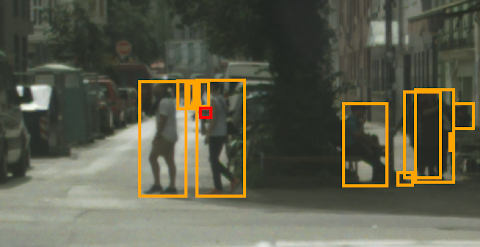
#> input picture figures/small-bbox-example-zoom-in.png, 480 x 247 px
$ jupyter execute --allow-errors AnchorBoxes.ipynb
#> lines starting #> are read from the running program, lines starting #| are printed output that depends on the picture
# Anchor boxes

[cell 1]
import scipy.io
from PIL import Image
import numpy as np
import matplotlib.pyplot as plt
import matplotlib.patches as patches
import os
import pandas as pd
from sklearn.cluster import KMeans
import itertools
from scipy.stats import norm

## Data

We first inspect the data so we can define the anchor boxes:

[cell 2]
imgs_path = '/home/marko/data/cityscapes/leftImg8bit_trainvaltest/leftImg8bit/train/'
anno_path = '/home/marko/data/citypersons/'

[cell 3]
def get_annotations(anno_path):
    ''' Prepares data - only train data for now, by
    transforming annotations from .mat format to a dictionary.
    '''

    anno_train = scipy.io.loadmat(anno_path + 'anno_train.mat')
    anno_train = anno_train['anno_train_aligned']

    d = {}
    for i in range(anno_train[0].shape[0]):
        # extract data from the annotations matrix
        city_name = anno_train[0, i][0][0][0][0]
        img_name = anno_train[0, i][0][0][1][0]

        bboxes = []
        for bb in anno_train[0, i][0][0][2]:
            ## format is: [class_label, x1,y1,w,h, instance_id, x1_vis, y1_vis, w_vis, h_vis]
            if bb[0] > 0:
                # [5 lines of commented-out code are left out]
                bboxes.append(bb[1:5]) # bbox = [x, y, w, h]

        d[img_name] = bboxes

    return d

#> (a cell that did not finish here is left out)

[cell 5]
## extract only images with people inside
imgs_person = []
#> (the rest of this cell did not finish here and is left out)

[cell 6]
## count the number of ground truth bounding boxes
n_bboxes = 0
for img_name in imgs_person:
    n_bboxes += len(anno_dict[img_name])

print('There are %d bounding boxes.' %(n_bboxes))

#> (a cell that did not finish here is left out)

[cell 8]
## extract all bounding boxes
n = len(imgs_person)

## include the centers and areas
all_bboxes = np.zeros((n_bboxes, 4 + 3))

i = 0
for img_name in imgs_person:
    bboxes = anno_dict[img_name]
    for bbox in bboxes:
        x, y, w, h = bbox

        cx, cy = x + w/2, y + h/2
        area = int(w) * int(h)

        all_bboxes[i] = np.array(
            [x, y, w, h, cx, cy, area])
        i += 1

all_bboxes[:5]

[cell 9]
all_bboxes_df = pd.DataFrame(all_bboxes, columns = ['x', 'y', 'w', 'h', 'cx', 'cy', 'area'])
all_bboxes_df.head()

[cell 10]
all_bboxes_df.tail()

### Small bounding boxes

[cell 11]
## what is the smallest bounding box?
all_bboxes_df['area'].min()

#> (a cell that did not finish here is left out)

[cell 13]
## double-check
min_area = 1e4
for img_name in imgs_person:
    bboxes = anno_dict[img_name]
    for bbox in bboxes:
        bbox = bbox.astype(np.uint16)
        x, y, w, h = bbox
        area = int(w) * int(h)
        if area < min_area:
            min_area = area
min_area

1 pixel size bounding box?!

[cell 14]
all_bboxes_df = all_bboxes_df.sort_values(by=['area'])
all_bboxes_df.head(5)

[cell 15]
## let's plot the first image with w = h = 1
min_i = 9603
min_j = 0
i = 0
for j in range(len(imgs_person)):
    img_name = imgs_person[j]
    bboxes = anno_dict[img_name]
    for bbox in bboxes:
        if i == min_i:
            min_j = j
        i += 1
min_j

#> (a cell that did not finish here is left out)

[cell 17]
## let's zoom in on this 1x1 bbox region
img = Image.open('../figures/small-bbox-example-zoom-in.png')
#> img is the input picture: PIL image 480x247 RGBA; mean R, G, B, A 92.8, 93, 75.6, 255

plt.rcParams['figure.figsize'] = [12, 8]
fig, ax = plt.subplots()
ax.imshow(img)

#> (the rest of this cell did not finish here and is left out)

This are most likely artefacts of image annotation tool or whatever they used when creating this dataset. We will remove too small bounding boxes that don't make sense:

[cell 18]
areas = np.array(all_bboxes_df['area'])
cutoff = 100
plt.hist(areas, bins=200, range=(0, 2*1e4), label='area')
plt.axvline(x=cutoff, color='r', label='area cutoff')
plt.legend()
plt.show()
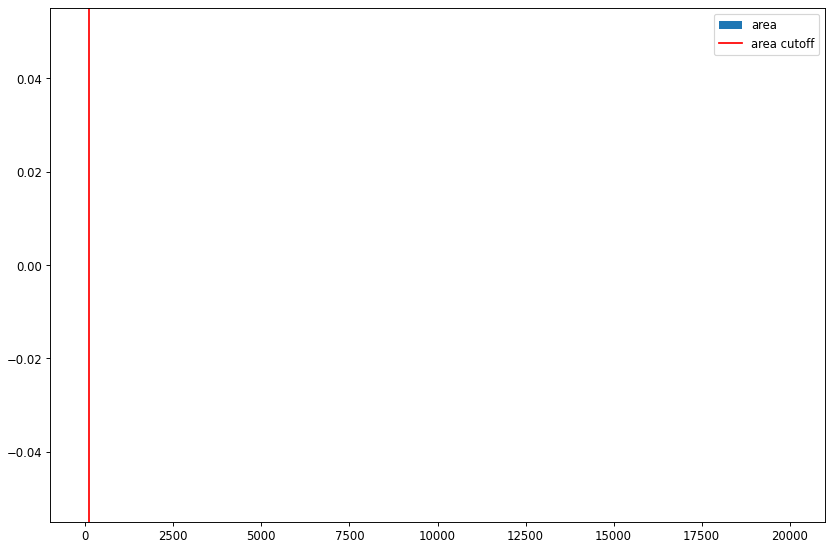
#> figure drawn by matplotlib, 1 panel

[cell 19]
## fix the dictionary
anno_dict2 = {}
#> (the rest of this cell did not finish here and is left out)

[cell 20]
all_bboxes_df.head()

[cell 21]
filtered_bboxes_df = all_bboxes_df[all_bboxes_df['area'] > cutoff]

[cell 22]
print('We dropped %d bboxes with areas smaller than %d.' %
      (all_bboxes_df.shape[0] - filtered_bboxes_df.shape[0], cutoff))

[cell 23]
## keep only filtered dict and filtered df
anno_dict = anno_dict2
df = filtered_bboxes_df
all_bboxes = df[['x', 'y', 'w', 'h']].to_numpy()
assert df.shape[0] == all_bboxes.shape[0], 'Problem'

[cell 24]
## what is the smallest bounding box now?
df['area'].min()

TODO: we could check the image with the smallest bbox to see if there are any more problems.

## Analysis of bounding boxes

To define the anchor boxes we need to choose:

* Aspect ratios of the boxes
* Areas of the boxes
* Anchor points, i.e. centers of the boxes

### Aspect ratios and areas

To choose the aspect ratios and areas, we plot widths and heights of ground truth bounding boxes in our train set:

[cell 25]
w = np.array(df['w'])
h = np.array(df['h'])

plt.rcParams['figure.figsize'] = [12, 8]
fig, axs = plt.subplots(1, 2)

## plot widths and heights
axs[0].plot(w, h, 'o', alpha=0.5)

## plot a regression line
#> (the rest of this cell did not finish here and is left out)

Let's fix the aspect rate of anchor boxes to the slope of regression line and choose 10 different sizes:

[cell 26]
def get_whs(df, K=5):
    w = np.array(df['w'])
    h = np.array(df['h'])
    m, b = np.polyfit(w, h, 1)
    ws = np.linspace(np.min(w), np.max(w), K+1)[1:]
    hs = m * ws + b
    whs = np.vstack((ws, hs)).transpose()

    return whs

#> (a cell that did not finish here is left out)

### Anchor points

#> (a cell that did not finish here is left out)

[cell 29]
plt.rcParams['figure.figsize'] = [8, 5]

## plot bbox centers
plt.plot(np.array(df['cx']), np.array(df['cy']), 'o', alpha=.3)

## add 10 cetroids from k-means
n_clusters = 10
#> (the rest of this cell did not finish here and is left out)

#> (a cell that did not finish here is left out)

### Anchor boxes

[cell 31]
def cart_prod(x, y):
    x = list(x)
    y = list(y)

    prod = []
    for p in itertools.product(x, y):
        prod.append([p[0][0], p[0][1], p[1][0], p[1][1]])

    return np.array(prod)

#> (a cell that did not finish here is left out)
